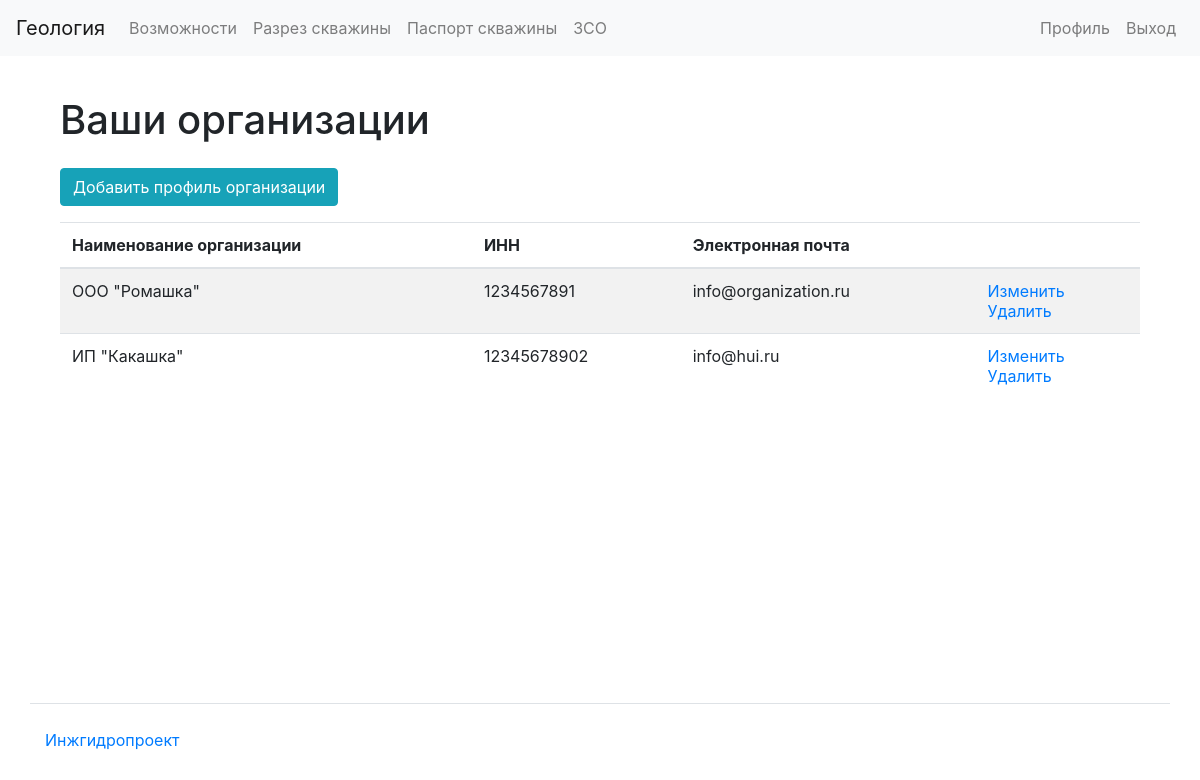
Before: /organizations/my/ (signed in) with the older database file.
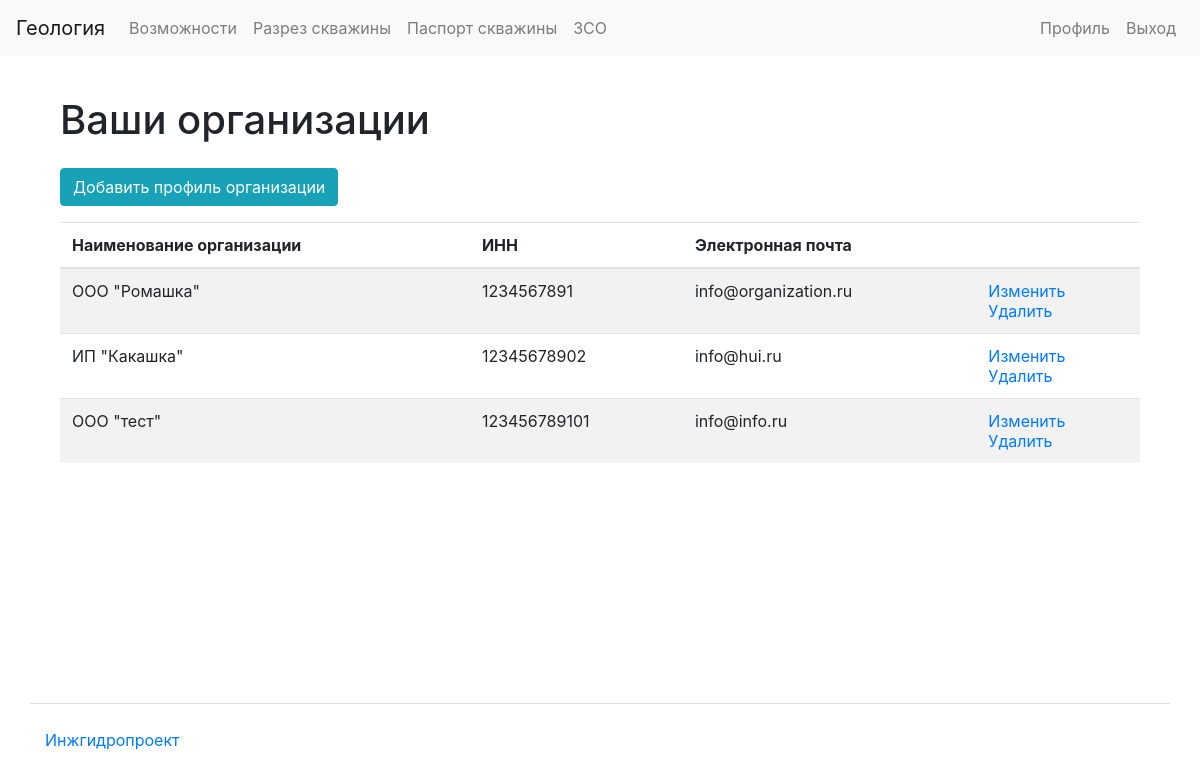
After: the same page with the newer database file.
### apps/organizations/models.py (models this page shows, shortened)
class Organization(models.Model):
    user = models.ForeignKey(
        settings.AUTH_USER_MODEL, related_name="organizations", on_delete=models.CASCADE
    )
    org_name = models.CharField(max_length=100)
    inn = models.CharField(max_length=12)
    address = models.CharField(max_length=200)
    email = models.EmailField()
    phone = models.CharField(max_length=15)
    ceo_name = models.CharField(max_length=25)
    originator_position = models.CharField(max_length=25)
    originator_name = models.CharField(max_length=25)
    logo = models.ImageField(upload_to="logos/")

### apps/organizations/views.py (the view)
# urls.py: path("my/", views.OrganizationsListView.as_view(), name="organizations_mine"),
@method_decorator(login_required, name="dispatch")
class OrganizationsListView(TemplateView):
    template_name = "organizations/list.html"
    def get(self, request, *args, **kwargs):
        user_organizations = request.user.organizations.all()
        return render(
            request,
            template_name="organizations/list.html",
            context={"organizations": user_organizations, "title": "Organizations"},
        )

### templates/organizations/list.html
{% extends 'base.html' %}
{% load bootstrap4 %}
{% load i18n %}
{% block content %}
<div class="container wrapper flex-grow-1">
    <h1 class="my-4">
      {% translate "Ваши организации"%}
    </h1>
      <div class="form-group">
        <a href="{% url 'organization_create' %}" class="btn btn-info" role="button">{% translate "Добавить профиль организации"%}</a>
      </div>
<table class="table table-striped">
<thead>
  <tr>
    <th>{% translate "Наименование организации"%}</th>
    <th>{% translate "ИНН"%}</th>
    <th>{% translate "Электронная почта"%}</th>
    <th></th>
  </tr>
</thead>
<tbody>
  {% if organizations %}
{% for organization in organizations %}
    <tr>
      <td>{{ organization.org_name }}</td>
      <td>{{ organization.inn }}</td>
      <td>{{ organization.email }}</td>
      <td>
        <a href="{% url 'organization_update' organization.id %}">{% translate "Изменить"%}</a>
        <br>
        <a href="{% url 'organization_delete' organization.id %}">{% translate "Удалить"%}</a>
      </td>
    </tr>
{% endfor %}
{% endif %}
</tbody>
</table>
</div>
{% endblock %}

Changed rows visible on the page:
added Organization: org_name "ООО \"тест\"", inn "123456789101", email "info@info.ru"
